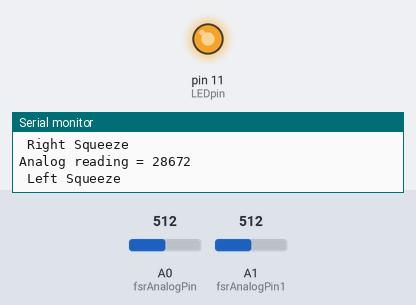
This sketch was run on a simulated Arduino Uno, built with avr-gcc and run on an emulated ATmega328P. On the bench: output pins drawn as LEDs (lit = HIGH), the last lines printed to the serial monitor. The test bench sets the inputs (shaded band); at power-on: A0 (fsrAnalogPin) = 512, A1 (fsrAnalogPin1) = 512.

Above: at 1.2 s.
1.3 s: A0 (fsrAnalogPin) set to 525
At 2.4 s:
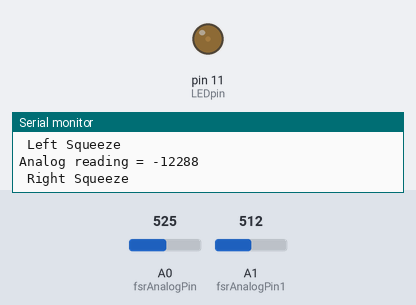
2.9 s: A0 (fsrAnalogPin) set to 306
At 3.9 s:
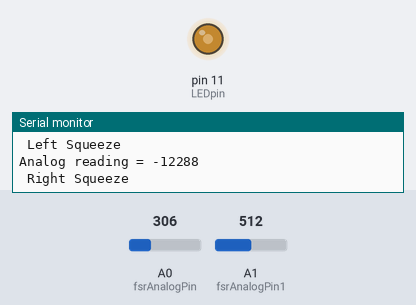
4.5 s: A0 (fsrAnalogPin) set to 900
At 4.9 s:
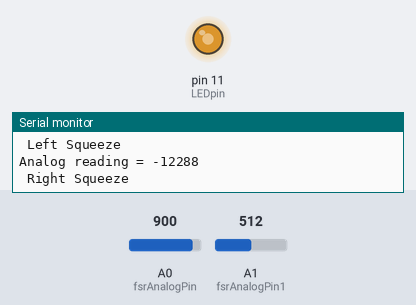
6.1 s: A1 (fsrAnalogPin1) set to 515
9.1 s: A0 (fsrAnalogPin) set to 898
At 9.9 s:
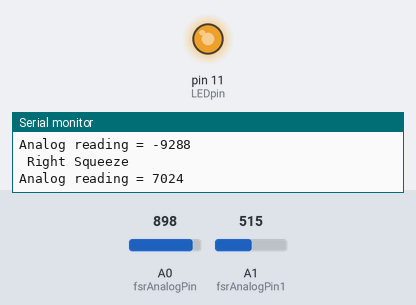
10.7 s: A0 (fsrAnalogPin) set to 0
At 11.6 s:
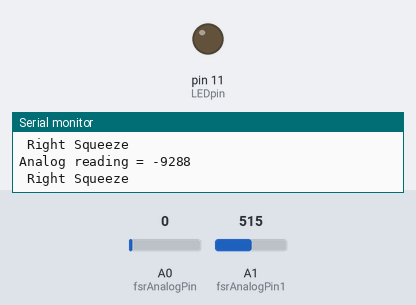
Timing chart, 0 to 13.2 s (numbered marks = the images above; inputs shaded):
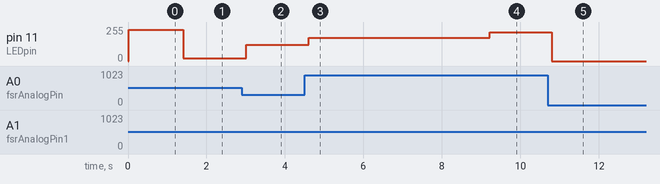

Measured:
- the behaviour switches between 513 and 514 on A0 (fsrAnalogPin) (found by bisection; images 0 and 1)
- after the input at 1.3 s, pin 11 (LEDpin): 234/255 → 20/255 after 0.11 s
- after the input at 2.9 s, pin 11 (LEDpin): 20/255 → 123/255 after 0.11 s
- after the input at 4.5 s, pin 11 (LEDpin): 123/255 → 174/255 after 0.11 s
- after the input at 9.1 s, pin 11 (LEDpin): 174/255 → 214/255 after 0.12 s
- after the input at 10.7 s, pin 11 (LEDpin): 214/255 → 0/255 after 0.10 s

The sketch:

FSRwithLED.ino
```cpp
    /* FSR testing sketch.

    Connect one end of FSR to 5V, the other end to Analog 0.
    Then connect one end of a 10K resistor from Analog 0 to ground
    Connect LED from pin 11 through a resistor to ground

    For more information see www.ladyada.net/learn/sensors/fsr.html */

    const int fsrAnalogPin = 0; // FSR is connected to analog 0
    int LEDpin = 11;      // connect Red LED to pin 11 (PWM pin)
    int fsrReading;      // the analog reading from the FSR resistor divider
    int fsrReading1;
    int LEDbrightness;
    int fsrAnalogPin1 = 1;
    void setup(void) {
      Serial.begin(9600);   // We'll send debugging information via the Serial monitor
      pinMode(LEDpin, OUTPUT);
      pinMode(fsrAnalogPin,INPUT);
    }

    void loop(void) {
      fsrReading = analogRead(fsrAnalogPin);
      fsrReading1 = analogRead(fsrAnalogPin1);
      fsrReading = fsrReading*3000;
      fsrReading1 = fsrReading1*1000;
      if(fsrReading != 0  ){
      Serial.print("Analog reading = ");
      Serial.println(fsrReading);
      Serial.println(" Left Squeeze");
      }
      if (fsrReading1 !=0){
      Serial.print("Analog reading = ");
      Serial.println(fsrReading1);
      Serial.println(" Right Squeeze");
      }

      // we'll need to change the range from the analog reading (0-1023) down to the range
      // used by analogWrite (0-255) with map!
      // my name is debangsta
      LEDbrightness = map(fsrReading, 0, 1023, 0, 255);
      // LED gets brighter the harder you press
      analogWrite(LEDpin, LEDbrightness);

      delay(100);
    }
```
